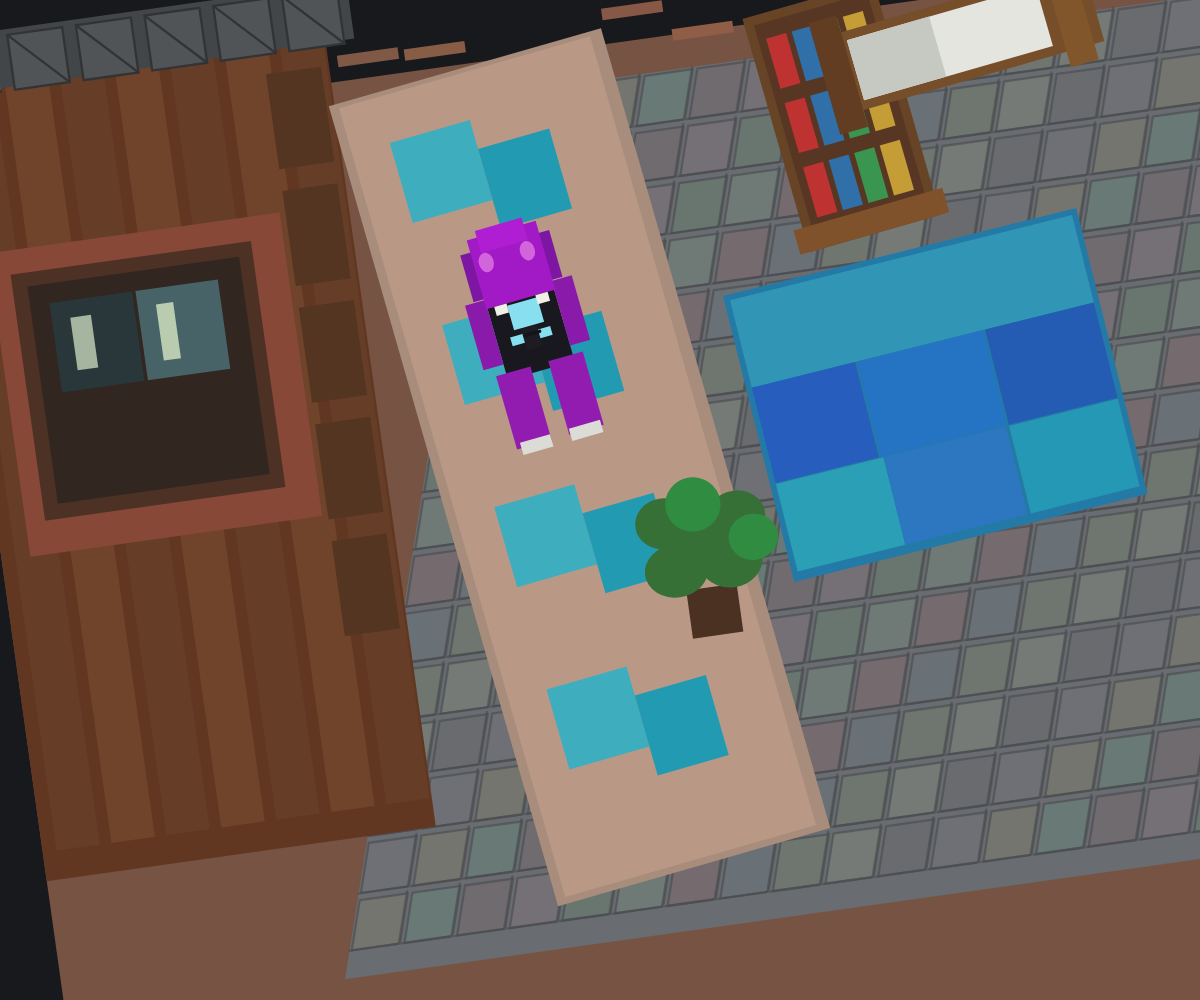
Frame 1 (no input)
Frame 2 (the mouse pressed at the canvas centre, redrawn once): identical to frame 1, image omitted

The p5.js sketch that drew this single still picture (run headless with seeded random() and noise() and a simulated clock; the mouse was pressed at the canvas centre and the sketch redrawn once):

// p5.js sketch
// ── sketch.js
let S;

// ------------------------------------------------------------
// CONFIGURAÇÃO INICIAL
// ------------------------------------------------------------

// Esta função é executada uma vez quando o programa começa.
function setup() {
  // Cria um canvas que ocupa toda a janela do navegador.
  createCanvas(windowWidth, windowHeight);

  // Como a imagem é estática, usamos noLoop().
  // Isso faz o draw() ser executado apenas uma vez.
  noLoop();

  // Calcula um fator de escala para adaptar o desenho
  // ao tamanho da janela.
  S = min(width, height) / 900;
}


// ------------------------------------------------------------
// QUANDO O TAMANHO DA JANELA MUDA
// ------------------------------------------------------------

// Esta função é chamada automaticamente quando o usuário
// redimensiona a janela do navegador.
function windowResized() {
  // Ajusta o tamanho do canvas novamente.
  resizeCanvas(windowWidth, windowHeight);

  // Recalcula o tamanho das figuras.
  S = min(width, height) / 900;

  // Como usamos noLoop(), precisamos chamar redraw()
  // para desenhar a cena novamente.
  redraw();
}


// ------------------------------------------------------------
// FUNÇÃO AUXILIAR PARA ESCALA
// ------------------------------------------------------------

// Em vez de escrever "valor * S" o tempo todo,
// podemos usar sc(valor).

function sc(v) {
  return v * S;
}


// ------------------------------------------------------------
// PREPARAÇÃO DA CENA
// ------------------------------------------------------------

function setupScene() {
  // push() guarda o estado atual das transformações.
  push();

  // Coloca a origem no centro da tela.
  translate(width / 2, height / 2);

  // Inclina toda a cena um pouco.
  // Isso ajuda a lembrar a perspectiva da imagem original.
  rotate(radians(-8));

  // Aumenta ligeiramente a cena.
  scale(1.04);
}


// ------------------------------------------------------------
// FUNÇÃO PRINCIPAL DE DESENHO
// ------------------------------------------------------------

function draw() {
  // Define a cor do fundo.
  background(24, 25, 28);

  // Aplica as transformações da cena.
  setupScene();

  // Estas duas variáveis ajudam a mover toda a composição.
  let ox = -520;
  let oy = -390;

  // Cada função desenha uma parte diferente da imagem.

  drawGround(ox, oy);

  drawStonePlatform(
    ox + 470,
    oy + 30
  );

  drawWoodenHouse(
    ox,
    oy - 70
  );

  drawPath(
    ox + 335,
    oy + 20
  );

  drawBlueCarpet(
    ox + 650,
    oy + 230
  );

  drawBookshelf(
    ox + 700,
    oy - 5
  );

  drawBed(
    ox + 770,
    oy + 20
  );

  drawPlant(
    ox + 605,
    oy + 460
  );

  drawPlayer(
    ox + 485,
    oy + 270
  );

  // Recupera o estado anterior das transformações.
  pop();
}


// ------------------------------------------------------------
// CHÃO
// ------------------------------------------------------------

function drawGround(x, y) {

  // Não queremos contorno nas peças do chão.
  noStroke();

  // Cor principal do piso.
  fill(119, 83, 67);

  // Cria uma área grande para representar o chão.
  rect(
    sc(x),
    sc(y),
    sc(1500),
    sc(1050)
  );

  // Pequenas linhas horizontais ajudam a criar
  // uma aparência de blocos/textura.
  for (let i = 0; i < 26; i++) {

    // Calcula a posição horizontal.
    let px = x + i * 58;

    // Calcula uma pequena variação vertical.
    // O sin() faz essa variação parecer menos uniforme.
    let py = y + 32 * sin(i * 1.7);

    // Muda um pouco a cor para criar variedade.
    fill(
      128 + (i % 3) * 8,
      88 + (i % 2) * 5,
      70
    );

    // Desenha uma pequena faixa.
    rect(
      sc(px),
      sc(py),
      sc(53),
      sc(10)
    );
  }
}


// ------------------------------------------------------------
// PISO DE PEDRA
// ------------------------------------------------------------

function drawStonePlatform(x, y) {

  // push() permite aplicar transformações somente
  // nesta parte da imagem.
  push();

  translate(
    sc(x),
    sc(y)
  );

  // Inclina a área de pedra.
  shearX(radians(-17));

  noStroke();

  // Cor principal da pedra.
  fill(105, 108, 112);

  // Base do grande piso.
  rect(
    0,
    0,
    sc(820),
    sc(740)
  );

  // Cria vários blocos pequenos.
  for (let row = 0; row < 15; row++) {

    for (let col = 0; col < 18; col++) {

      // Calcula a posição de cada bloco.
      let bx = col * 46;
      let by = row * 48;

      // Altera levemente a cor de cada bloco.
      fill(
        105 + ((row + col) % 3) * 6,
        107 + ((row + col) % 4) * 5,
        111 + ((row + col) % 2) * 7
      );

      // Desenha o bloco.
      rect(
        sc(bx + 2),
        sc(by + 2),
        sc(42),
        sc(42)
      );

      // Desenha pequenas linhas para marcar
      // a separação entre as pedras.
      stroke(
        72,
        74,
        77,
        150
      );

      strokeWeight(sc(2));

      line(
        sc(bx),
        sc(by + 44),
        sc(bx + 42),
        sc(by + 44)
      );

      line(
        sc(bx + 43),
        sc(by),
        sc(bx + 43),
        sc(by + 43)
      );
    }
  }

  // Retorna às configurações anteriores.
  pop();
}


// ------------------------------------------------------------
// PAREDE / ESTRUTURA DE MADEIRA
// ------------------------------------------------------------

function drawWoodenHouse(x, y) {

  push();

  translate(
    sc(x),
    sc(y)
  );

  noStroke();

  // Cor de fundo da parede.
  fill(97, 55, 34);

  rect(
    0,
    0,
    sc(340),
    sc(720)
  );

  // Cria várias faixas verticais de madeira.
  for (let i = 0; i < 7; i++) {

    // Alterna entre duas cores.
    fill(
      i % 2 === 0
        ? color(102, 61, 38)
        : color(112, 68, 42)
    );

    rect(
      sc(12 + i * 48),
      sc(25),
      sc(38),
      sc(670)
    );
  }

  // Parte superior de pedra.
  fill(67, 70, 72);

  rect(
    sc(0),
    sc(-15),
    sc(365),
    sc(50)
  );

  // Vários blocos de pedra no topo.
  for (let i = 0; i < 6; i++) {

    fill(80, 84, 87);

    rect(
      sc(8 + i * 60),
      sc(-10),
      sc(48),
      sc(48)
    );

    // Linha diagonal para criar detalhes.
    stroke(50, 51, 53);
    strokeWeight(sc(2));

    line(
      sc(8 + i * 60),
      sc(-10),
      sc(56 + i * 60),
      sc(38)
    );
  }

  noStroke();

  // Parte interna da parede.
  fill(136, 72, 55);

  rect(
    sc(25),
    sc(175),
    sc(255),
    sc(265)
  );

  // Moldura escura.
  fill(78, 49, 37);

  rect(
    sc(42),
    sc(196),
    sc(210),
    sc(215)
  );

  // Área escura no interior.
  fill(49, 38, 32);

  rect(
    sc(55),
    sc(208),
    sc(185),
    sc(190)
  );

  // Primeira parte da janela.
  fill(42, 55, 58);

  rect(
    sc(72),
    sc(225),
    sc(72),
    sc(78)
  );

  // Segunda parte da janela.
  fill(72, 99, 104);

  rect(
    sc(147),
    sc(225),
    sc(72),
    sc(78)
  );

  // Detalhes claros da janela.
  fill(166, 181, 160);

  rect(
    sc(88),
    sc(240),
    sc(18),
    sc(46)
  );

  fill(185, 204, 176);

  rect(
    sc(163),
    sc(239),
    sc(15),
    sc(49)
  );

  // Tábuas adicionais na lateral.
  for (let i = 0; i < 5; i++) {

    fill(83, 53, 33);

    rect(
      sc(285),
      sc(55 + i * 102),
      sc(48),
      sc(83)
    );
  }

  pop();
}


// ------------------------------------------------------------
// CAMINHO
// ------------------------------------------------------------

function drawPath(x, y) {

  push();

  translate(
    sc(x),
    sc(y)
  );

  // O caminho fica levemente inclinado.
  rotate(radians(-8));

  noStroke();

  // Cor principal do caminho.
  fill(168, 140, 124);

  rect(
    0,
    0,
    sc(245),
    sc(720)
  );

  // Parte interna um pouco mais clara.
  fill(185, 153, 133);

  rect(
    sc(8),
    sc(4),
    sc(226),
    sc(710)
  );

  // Blocos azuis distribuídos pelo caminho.
  for (let i = 0; i < 4; i++) {

    fill(62, 174, 191);

    rect(
      sc(42),
      sc(45 + i * 164),
      sc(72),
      sc(72)
    );

    fill(34, 155, 178);

    rect(
      sc(114),
      sc(71 + i * 164),
      sc(64),
      sc(72)
    );
  }

  pop();
}


// ------------------------------------------------------------
// TAPETE AZUL
// ------------------------------------------------------------

function drawBlueCarpet(x, y) {

  push();

  translate(
    sc(x),
    sc(y)
  );

  rotate(radians(-6));

  noStroke();

  // Base do tapete.
  fill(35, 122, 166);

  rect(
    0,
    0,
    sc(315),
    sc(255)
  );

  // Primeira faixa.
  fill(49, 150, 181);

  rect(
    sc(5),
    sc(5),
    sc(305),
    sc(78)
  );

  // Segunda linha de blocos.
  fill(39, 93, 188);

  rect(
    sc(5),
    sc(83),
    sc(92),
    sc(85)
  );

  fill(37, 116, 196);

  rect(
    sc(99),
    sc(83),
    sc(112),
    sc(85)
  );

  fill(37, 92, 179);

  rect(
    sc(213),
    sc(83),
    sc(97),
    sc(85)
  );

  // Terceira linha.
  fill(42, 159, 181);

  rect(
    sc(5),
    sc(169),
    sc(96),
    sc(78)
  );

  fill(44, 119, 192);

  rect(
    sc(101),
    sc(169),
    sc(109),
    sc(78)
  );

  fill(36, 152, 181);

  rect(
    sc(213),
    sc(169),
    sc(97),
    sc(78)
  );

  pop();
}


// ------------------------------------------------------------
// ESTANTE DE LIVROS
// ------------------------------------------------------------

function drawBookshelf(x, y) {

  push();

  translate(
    sc(x),
    sc(y)
  );

  rotate(radians(-8));

  noStroke();

  // Estrutura externa da estante.
  fill(104, 68, 38);

  rect(
    0,
    0,
    sc(118),
    sc(210)
  );

  // Parte interna.
  fill(87, 55, 35);

  rect(
    sc(8),
    sc(8),
    sc(102),
    sc(195)
  );

  // Livros.
  for (let r = 0; r < 3; r++) {

    for (let c = 0; c < 4; c++) {

      // Lista de cores possíveis.
      let colors = [
        color(190, 50, 50),
        color(48, 111, 167),
        color(58, 149, 80),
        color(196, 157, 55)
      ];

      // Escolhe uma cor para o livro atual.
      fill(
        colors[(r * 4 + c) % colors.length]
      );

      // Desenha o livro.
      rect(
        sc(15 + c * 23),
        sc(22 + r * 58),
        sc(18),
        sc(45)
      );
    }
  }

  // Parte inferior da estante.
  fill(128, 82, 43);

  rect(
    sc(-8),
    sc(188),
    sc(134),
    sc(22)
  );

  pop();
}


// ------------------------------------------------------------
// CAMA
// ------------------------------------------------------------

function drawBed(x, y) {

  push();

  translate(
    sc(x),
    sc(y)
  );

  rotate(radians(-8));

  noStroke();

  // Estrutura da cama.
  fill(119, 78, 42);

  rect(
    0,
    0,
    sc(230),
    sc(70)
  );

  // Parte branca do colchão.
  fill(227, 229, 222);

  rect(
    sc(16),
    sc(8),
    sc(170),
    sc(54)
  );

  // Uma segunda área do colchão.
  fill(198, 201, 194);

  rect(
    sc(16),
    sc(8),
    sc(74),
    sc(54)
  );

  // Cabeceira.
  fill(130, 86, 43);

  rect(
    sc(196),
    sc(-14),
    sc(25),
    sc(98)
  );

  // Parte inferior.
  fill(98, 61, 33);

  rect(
    sc(-12),
    sc(-15),
    sc(25),
    sc(100)
  );

  pop();
}


// ------------------------------------------------------------
// PLANTA
// ------------------------------------------------------------

function drawPlant(x, y) {

  push();

  translate(
    sc(x),
    sc(y)
  );

  noStroke();

  // Vaso.
  fill(75, 49, 33);

  rect(
    sc(-22),
    sc(18),
    sc(44),
    sc(42)
  );

  // Folhas maiores.
  fill(55, 112, 55);

  ellipse(
    sc(-28),
    sc(0),
    sc(55),
    sc(46)
  );

  ellipse(
    sc(20),
    sc(-3),
    sc(55),
    sc(48)
  );

  ellipse(
    sc(-4),
    sc(-30),
    sc(58),
    sc(48)
  );

  ellipse(
    sc(30),
    sc(-40),
    sc(50),
    sc(44)
  );

  ellipse(
    sc(-34),
    sc(-42),
    sc(48),
    sc(44)
  );

  // Algumas folhas com uma cor diferente.
  fill(47, 140, 65);

  ellipse(
    sc(-6),
    sc(-55),
    sc(48),
    sc(47)
  );

  ellipse(
    sc(42),
    sc(-20),
    sc(43),
    sc(40)
  );

  pop();
}


// ------------------------------------------------------------
// PERSONAGEM
// ------------------------------------------------------------

function drawPlayer(x, y) {

  push();

  // Posiciona o personagem.
  translate(
    sc(x),
    sc(y)
  );

  // Gira o personagem para acompanhar a perspectiva.
  rotate(radians(-8));

  noStroke();


  // ----------------------------------------------------------
  // CORPO
  // ----------------------------------------------------------

  // Parte principal da roupa.
  fill(25, 24, 31);

  rect(
    sc(-30),
    sc(-70),
    sc(60),
    sc(72)
  );


  // ----------------------------------------------------------
  // BRAÇOS
  // ----------------------------------------------------------

  // Braço esquerdo.
  fill(138, 26, 169);

  rect(
    sc(-48),
    sc(-70),
    sc(18),
    sc(58)
  );

  // Braço direito.
  rect(
    sc(30),
    sc(-70),
    sc(18),
    sc(58)
  );


  // ----------------------------------------------------------
  // DETALHE DA CAMISA
  // ----------------------------------------------------------

  fill(136, 223, 240);

  rect(
    sc(-13),
    sc(-60),
    sc(27),
    sc(22)
  );

  rect(
    sc(-18),
    sc(-33),
    sc(36),
    sc(8)
  );


  // ----------------------------------------------------------
  // PERNAS
  // ----------------------------------------------------------

  // Perna esquerda.
  fill(145, 28, 175);

  rect(
    sc(-39),
    sc(-4),
    sc(31),
    sc(66)
  );

  // Perna direita.
  rect(
    sc(8),
    sc(-4),
    sc(31),
    sc(66)
  );


  // ----------------------------------------------------------
  // SAPATOS
  // ----------------------------------------------------------

  fill(220, 220, 214);

  rect(
    sc(-35),
    sc(57),
    sc(27),
    sc(11)
  );

  rect(
    sc(9),
    sc(57),
    sc(28),
    sc(11)
  );


  // ----------------------------------------------------------
  // CABEÇA
  // ----------------------------------------------------------

  // Base da cabeça/capuz.
  fill(125, 23, 163);

  rect(
    sc(-40),
    sc(-113),
    sc(80),
    sc(42)
  );

  // Parte principal da cabeça.
  fill(162, 26, 198);

  rect(
    sc(-31),
    sc(-124),
    sc(62),
    sc(62)
  );

  // Parte superior roxa.
  fill(175, 30, 210);

  rect(
    sc(-22),
    sc(-130),
    sc(42),
    sc(20)
  );


  // ----------------------------------------------------------
  // OLHOS
  // ----------------------------------------------------------

  // Olho esquerdo.
  fill(210, 100, 220);

  ellipse(
    sc(-20),
    sc(-101),
    sc(13),
    sc(17)
  );

  // Olho direito.
  ellipse(
    sc(17),
    sc(-101),
    sc(13),
    sc(17)
  );


  // ----------------------------------------------------------
  // DETALHES CLAROS DO ROSTO
  // ----------------------------------------------------------

  fill(239, 239, 230);

  rect(
    sc(-24),
    sc(-62),
    sc(11),
    sc(8)
  );

  rect(
    sc(13),
    sc(-62),
    sc(11),
    sc(8)
  );


  // ----------------------------------------------------------
  // DETALHE ESCURO DA FACE
  // ----------------------------------------------------------

  fill(28, 28, 34);

  rect(
    sc(-7),
    sc(-37),
    sc(14),
    sc(19)
  );


  // Pequena linha para dar mais detalhe ao rosto.
  stroke(20, 20, 25);

  strokeWeight(sc(3));

  line(
    sc(-5),
    sc(-31),
    sc(8),
    sc(-31)
  );


  // Finaliza esta parte da cena.
  pop();
}
